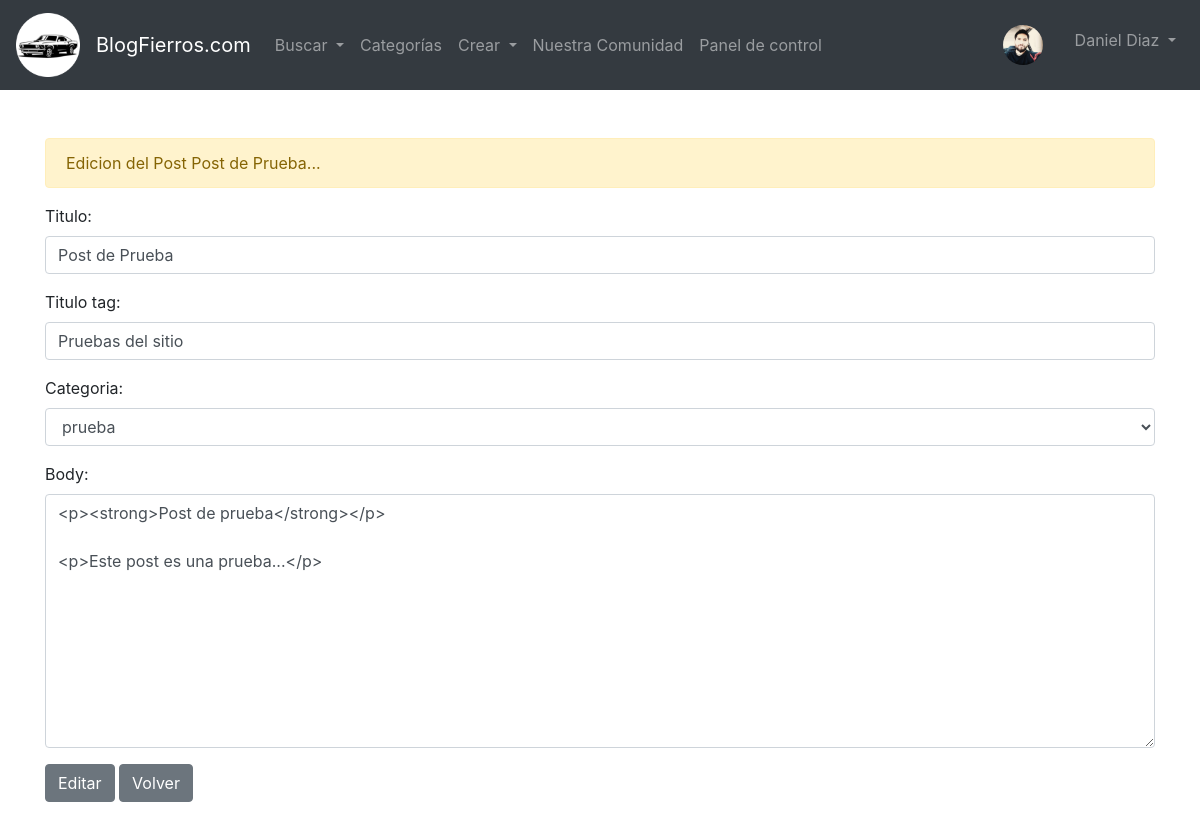
Screenshot of /article/edit/55 (signed in) with the database file from the repository.
### appfierros/models.py (models this page shows, shortened)
class Profile(models.Model):
	user = models.OneToOneField(User, null=True, on_delete=models.CASCADE)
	bio = models.TextField()
	profile_pic = models.ImageField(null=True, blank=True, upload_to="images/profile")
	github_url = models.CharField(max_length=255, null=True, blank=True)
	linkedin_url = models.CharField(max_length=255, null=True, blank=True)
	facebook_url = models.CharField(max_length=255, null=True, blank=True)
	instagram_url = models.CharField(max_length=255, null=True, blank=True)
	twitter_url = models.CharField(max_length=255, null=True, blank=True)
	date_modified = models.DateTimeField(User, auto_now=True)

class Post(models.Model):
	titulo = models.CharField(max_length=255)
	header_image = models.ImageField(null=True, blank=True, upload_to="images/")
	titulo_tag = models.CharField(max_length=255, default="BlogFierros")
	autor = models.ForeignKey(User, on_delete=models.CASCADE)
	body = RichTextField(blank=True, null=True)
	post_date = models.DateField(auto_now_add=True)
	post_time = models.TimeField(auto_now_add=True)
	categoria = models.CharField(max_length=255, default="Sin categoria")
	likes = models.ManyToManyField(User, related_name='blog_posts')

### appfierros/views.py (the view)
# urls.py: path('article/edit/<int:pk>', UpdatePostView.as_view(), name='update_post'),
class UpdatePostView(UpdateView):
	model = Post
	form_class = EditForm
	template_name = 'update_post.html'
	success_url = reverse_lazy('update_post_success')
	def get_context_data(self, *args, **kwargs):
		cat_menu = Categoria.objects.all()
		context = super(UpdatePostView, self).get_context_data(*args, **kwargs)
		context["cat_menu"] = cat_menu
		return context

### appfierros/forms.py
class EditForm(forms.ModelForm):
	class Meta:
		model = Post
		fields = ('titulo', 'titulo_tag', 'categoria', 'body')
		widgets = {
			'titulo': forms.TextInput(attrs={'class': 'form-control'}),
			'titulo_tag': forms.TextInput(attrs={'class': 'form-control'}),
			'categoria': forms.Select(choices=choice_list, attrs={'class': 'form-control'}),
			'body': forms.Textarea(attrs={'class': 'form-control'}),
		}

### appfierros/templates/update_post.html (shortened to what this page needs)
{% extends 'base.html' %}
{% block content %}
{% if user.is_authenticated %}
		{% if user.is_superuser or user.is_staff %}
			{% if user.id == post.autor.id %}
				<br/>
					<div class="alert alert-warning" role="alert">
		  				Edicion del Post {{ post.titulo }}...
					</div>
					<div class="achicar">
						<div class="form-group">
							<form method="POST">
								{{ form.as_p }}
								<button class="btn btn-secondary">Editar</button>
								<a href="{% url 'home' %}" class="btn btn-secondary">Volver</a>
							</form>
						</div>
					</div>
			{% endif %}
		{% else %}
			<div class="alert alert-warning" role="alert">
  				No tienes permisos para editar posts...
			</div>
		{% endif %}
{% else %}
	<div class="alert alert-warning" role="alert">
  		Solo los usuarios registrados pueden acceder aqui...
	</div>
{% endif %}
{% endblock %}

### appfierros/templates/base.html (shortened to what this page needs)
<!doctype html>
<html lang="en">
  <head>
	{% load static %}
    <link rel="stylesheet" href="https://cdn.jsdelivr.net/npm/bootstrap@4.4.1/dist/css/bootstrap.min.css">
  </head>
  <body>
    <nav class="navbar navbar-expand-lg navbar-dark bg-dark">
      <a class="navbar-brand" href="{% url 'home' %}">
        <img src="/static/appfierros/images/blogfierros.png" width="64" height="64" alt="">
      </a>
  <a class="navbar-brand" href="{% url 'home' %}">BlogFierros.com</a>
      <ul class="navbar-nav mr-auto">
        <li class="nav-item dropdown">
          <a class="nav-link dropdown-toggle" href="#" id="navbarDropdown" role="button" data-toggle="dropdown" aria-haspopup="true" aria-expanded="false">
            Buscar
          </a>
        </li>
      </ul>
  <div class="collapse navbar-collapse" id="navbarSupportedContent">
    <ul class="navbar-nav mr-auto">
        <li class="nav-item">
          <a class="nav-link" href="{% url 'categoria-list' %}">Categorías</a>
        </li>
      {% if user.is_authenticated %}
        {% if user.is_superuser or user.is_staff %}
        <li class="nav-item dropdown">
          <a class="nav-link dropdown-toggle" href="#" id="navbarDropdown" role="button" data-toggle="dropdown" aria-haspopup="true" aria-expanded="false">
            Crear
          </a>
        {% endif %}
          </li>
          <li class="nav-item">
            <a class="nav-link" href="{% url 'profile_list' %}">Nuestra Comunidad</a>
          </li>
        {% if user.is_superuser %}
          <li class="nav-item">
            <a class="nav-link" href="{% url 'admin:index' %}">Panel de control</a>
          </li>
        {% endif %}
      {% endif %}
    </ul>
    {% if user.is_authenticated %}
        <ul class="navbar-nav ml-auto">
          <li class="nav-link navbar-brand">
      {% if user.profile.profile_pic %}
            <a href="{% url 'show_profile_page' user.profile.id %}"><img src="{{ user.profile.profile_pic.url }}" class="rounded-circle" width="40">
      {% else %}
        {% if user.profile.id %}
          <a href="{% url 'show_profile_page' user.profile.id %}"><img src="{% static 'appfierros/images/default.png'%}" class="rounded-circle" width="40">
        {% else %}
          <a href="#"><img src="{% static 'appfierros/images/default.png'%}" class="rounded-circle" width="40">
        {% endif %}
      {% endif %}
          </li>
        <li class="nav-item dropdown">
          <a class="nav-link dropdown-toggle" href="#" id="navbarDropdown" role="button" data-toggle="dropdown" aria-haspopup="true" aria-expanded="false">
            {{user.first_name}} {{user.last_name}}
          </a>
        </li>
        </ul>
    {% endif %}
  </div>
</nav>
    <div class="container">
      {% block content %}
      {% endblock %}
    </div>
  </body>
</html>

### rows the page displays
Post: titulo "Post de Prueba", titulo_tag "Pruebas del sitio", categoria "prueba", body "<p><strong>Post de prueba</strong></p> <p>Este post es una prueba...</p>"

### other values shown
{{ user.first_name }} "Daniel"
{{ user.last_name }} "Diaz"
